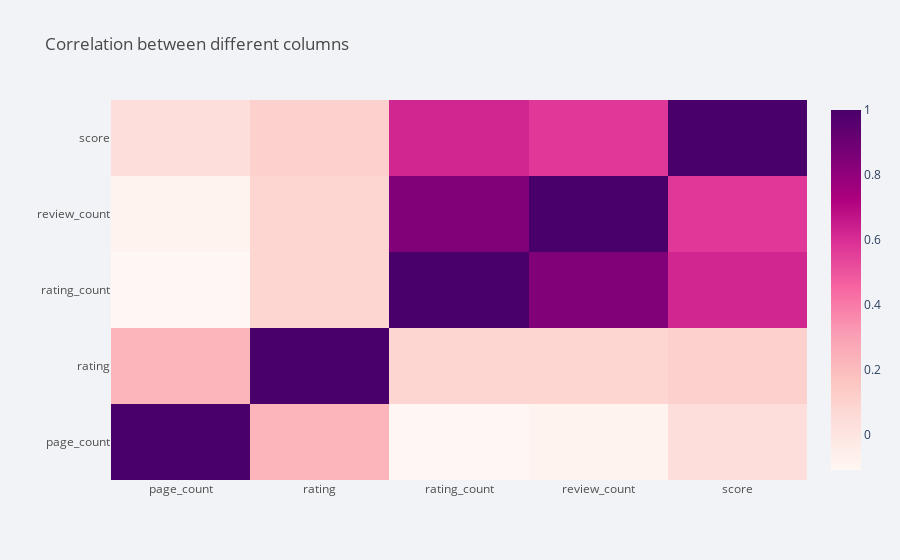

The code cell stored with this chart in its notebook:
### Markdown cell above
## Heatmap

### Code cell
df[['page_count',
       'rating', 'rating_count', 'review_count','score']].corr().iplot(kind=
        'heatmap',colorscale='rdpu', 
        title = 'Correlation between different columns')

### Figure 1 — Plotly figure (JSON) as saved in the notebook; plotly's stock layout.template omitted (floating-point values rounded to 4 significant figures)
{"data": [{"colorscale": [[0, "rgb(255,247,243)"], [0.125, "rgb(253,224,221)"], [0.25, "rgb(252,197,192)"], [0.375, "rgb(250,159,181)"], [0.5, "rgb(247,104,161)"], [0.625, "rgb(221,52,151)"], [0.75, "rgb(174,1,126)"], [0.875, "rgb(122,1,119)"], [1, "rgb(73,0,106)"]], "type": "heatmap", "x": ["page_count", "rating", "rating_count", "review_count", "score"], "y": ["page_count", "rating", "rating_count", "review_count", "score"], "z": [[1, 0.2278, -0.1076, -0.08314, 0.03996], [0.2278, 1, 0.08753, 0.08237, 0.1093], [-0.1076, 0.08753, 1, 0.8428, 0.6225], [-0.08314, 0.08237, 0.8428, 1, 0.5733], [0.03996, 0.1093, 0.6225, 0.5733, 1]], "zmax": 1, "zmin": -0.1076}], "layout": {"legend": {"bgcolor": "#F2F3F7", "font": {"color": "#505050"}}, "paper_bgcolor": "#F2F3F7", "plot_bgcolor": "#F2F3F7", "title": {"font": {"color": "#484848"}, "text": "Correlation between different columns"}, "xaxis": {"gridcolor": "#E1E5ED", "showgrid": true, "tickfont": {"color": "#505050"}, "title": {"font": {"color": "#505050"}, "text": ""}, "zerolinecolor": "#E1E5ED"}, "yaxis": {"gridcolor": "#E1E5ED", "showgrid": true, "tickfont": {"color": "#505050"}, "title": {"font": {"color": "#505050"}, "text": ""}, "zerolinecolor": "#E1E5ED"}}}
